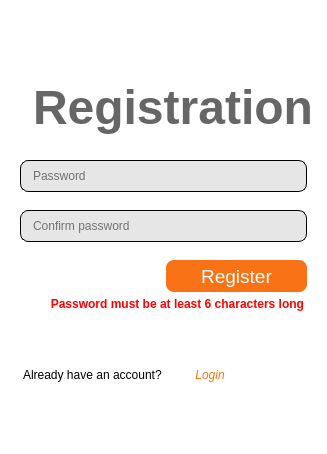
      <widget class="QWidget" name="registration_page4">
       <property name="styleSheet">
        <string notr="true">QWidget {
background-color: white;
}</string>
       </property>
       <layout class="QVBoxLayout" name="verticalLayout_11">
        <property name="spacing">
         <number>0</number>
        </property>
        <property name="leftMargin">
         <number>0</number>
        </property>
        <property name="topMargin">
         <number>0</number>
        </property>
        <property name="rightMargin">
         <number>0</number>
        </property>
        <property name="bottomMargin">
         <number>0</number>
        </property>
        <item>
         <layout class="QVBoxLayout" name="verticalLayout_10">
          <property name="spacing">
           <number>5</number>
          </property>
          <item>
           <spacer name="verticalSpacer_26">
            <property name="orientation">
             <enum>Qt::Vertical</enum>
            </property>
            <property name="sizeType">
             <enum>QSizePolicy::Preferred</enum>
            </property>
            <property name="sizeHint" stdset="0">
             <size>
              <width>20</width>
              <height>80</height>
             </size>
            </property>
           </spacer>
          </item>
          <item>
           <widget class="QLabel" name="registerLabel_5">
            <property name="font">
             <font>
              <family>Segoe UI</family>
              <pointsize>36</pointsize>
              <italic>false</italic>
              <bold>true</bold>
              <kerning>true</kerning>
             </font>
            </property>
            <property name="styleSheet">
             <string notr="true">QLabel {
color: rgb(102, 102, 102);
margin-left: 20px;
margin-bottom: 20px;
background: transparent;
}</string>
            </property>
            <property name="text">
             <string>Registration</string>
            </property>
           </widget>
          </item>
          <item>
           <widget class="QLineEdit" name="passwordRegister">
            <property name="styleSheet">
             <string notr="true">QLineEdit {
border: 1px solid black;
border-radius: 8px;
color: black;
padding-left: 10px;
padding-right: 10px;
background-color: rgb(230, 230, 230);
height: 30px;
margin-left: 20px;
margin-right: 20px;
}

QLineEdit:focus {
border: 2px solid black;
}</string>
            </property>
            <property name="text">
             <string/>
            </property>
            <property name="echoMode">
             <enum>QLineEdit::PasswordEchoOnEdit</enum>
            </property>
            <property name="placeholderText">
             <string>Password</string>
            </property>
            <property name="clearButtonEnabled">
             <bool>false</bool>
            </property>
           </widget>
          </item>
          <item>
           <spacer name="verticalSpacer_27">
            <property name="orientation">
             <enum>Qt::Vertical</enum>
            </property>
            <property name="sizeType">
             <enum>QSizePolicy::Preferred</enum>
            </property>
            <property name="sizeHint" stdset="0">
             <size>
              <width>20</width>
              <height>13</height>
             </size>
            </property>
           </spacer>
          </item>
          <item>
           <widget class="QLineEdit" name="confirmPassword">
            <property name="styleSheet">
             <string notr="true">QLineEdit {
border: 1px solid black;
border-radius: 8px;
color: black;
padding-left: 10px;
padding-right: 10px;
background-color: rgb(230, 230, 230);
height: 30px;
margin-left: 20px;
margin-right: 20px;
}

QLineEdit:focus {
border: 2px solid black;
}</string>
            </property>
            <property name="text">
             <string/>
            </property>
            <property name="echoMode">
             <enum>QLineEdit::PasswordEchoOnEdit</enum>
            </property>
            <property name="placeholderText">
             <string>Confirm password</string>
            </property>
            <property name="clearButtonEnabled">
             <bool>false</bool>
            </property>
           </widget>
          </item>
          <item>
           <spacer name="verticalSpacer_28">
            <property name="orientation">
             <enum>Qt::Vertical</enum>
            </property>
            <property name="sizeType">
             <enum>QSizePolicy::Preferred</enum>
            </property>
            <property name="sizeHint" stdset="0">
             <size>
              <width>13</width>
              <height>13</height>
             </size>
            </property>
           </spacer>
          </item>
          <item>
           <layout class="QHBoxLayout" name="horizontalLayout_3">
            <item>
             <widget class="QPushButton" name="backPassword">
              <property name="font">
               <font>
                <pointsize>12</pointsize>
               </font>
              </property>
              <property name="styleSheet">
               <string notr="true">QPushButton {
background: transparent;
color: black;
border-radius: 8px;
margin-left: 20px; 
height: 30px;
margin-right: 70%;
}

QPushButton:pressed,
QPushButton:focus {
outline: none;
background: transparent;
}</string>
              </property>
              <property name="text">
               <string/>
              </property>
              <property name="icon">
               <iconset resource="Images.qrc">
                <normaloff>:/icons/content/arrow_back.svg</normaloff>:/icons/content/arrow_back.svg</iconset>
              </property>
              <property name="iconSize">
               <size>
                <width>20</width>
                <height>20</height>
               </size>
              </property>
             </widget>
            </item>
            <item>
             <widget class="QPushButton" name="registerButton">
              <property name="font">
               <font>
                <pointsize>14</pointsize>
               </font>
              </property>
              <property name="styleSheet">
               <string notr="true">QPushButton {
border-radius: 8px;
margin-right:  20px;
background-color: rgb(249, 115, 22);
height: 32px;
color: white;
}
QPushButton:pressed {
background-color: rgb(126, 42, 0)
}</string>
              </property>
              <property name="text">
               <string>Register</string>
              </property>
             </widget>
            </item>
           </layout>
          </item>
          <item>
           <layout class="QVBoxLayout" name="verticalLayout_6">
            <item>
             <widget class="QLabel" name="registerErrorLabel">
              <property name="font">
               <font>
                <bold>true</bold>
               </font>
              </property>
              <property name="autoFillBackground">
               <bool>false</bool>
              </property>
              <property name="styleSheet">
               <string notr="true">QLabel {
color: red;
margin-right: 20px;
margin-left: 20px;
background: transparent;
}</string>
              </property>
              <property name="text">
               <string>Password must be at least 6 characters long</string>
              </property>
              <property name="textFormat">
               <enum>Qt::AutoText</enum>
              </property>
              <property name="alignment">
               <set>Qt::AlignRight|Qt::AlignTrailing|Qt::AlignVCenter</set>
              </property>
              <property name="wordWrap">
               <bool>true</bool>
              </property>
              <property name="openExternalLinks">
               <bool>false</bool>
              </property>
             </widget>
            </item>
           </layout>
          </item>
          <item>
           <spacer name="verticalSpacer_29">
            <property name="orientation">
             <enum>Qt::Vertical</enum>
            </property>
            <property name="sizeHint" stdset="0">
             <size>
              <width>20</width>
              <height>40</height>
             </size>
            </property>
           </spacer>
          </item>
          <item>
           <layout class="QHBoxLayout" name="horizontalLayout_12">
            <item>
             <widget class="QLabel" name="label_11">
              <property name="font">
               <font>
                <family>Segoe UI</family>
                <italic>false</italic>
               </font>
              </property>
              <property name="styleSheet">
               <string notr="true">QLabel {
margin-left: 20px;
color: black;
background: transparent;}</string>
              </property>
              <property name="text">
               <string>Already have an account?</string>
              </property>
             </widget>
            </item>
            <item>
             <widget class="QPushButton" name="loginGoTo_5">
              <property name="font">
               <font>
                <italic>true</italic>
               </font>
              </property>
              <property name="styleSheet">
               <string notr="true">QPushButton {
height: 30px;
color: rgb(249, 115, 22);
}</string>
              </property>
              <property name="text">
               <string>Login</string>
              </property>
              <property name="flat">
               <bool>true</bool>
              </property>
             </widget>
            </item>
            <item>
             <spacer name="horizontalSpacer_8">
              <property name="orientation">
               <enum>Qt::Horizontal</enum>
              </property>
              <property name="sizeType">
               <enum>QSizePolicy::Expanding</enum>
              </property>
              <property name="sizeHint" stdset="0">
               <size>
                <width>60</width>
                <height>20</height>
               </size>
              </property>
             </spacer>
            </item>
           </layout>
          </item>
          <item>
           <spacer name="verticalSpacer_30">
            <property name="orientation">
             <enum>Qt::Vertical</enum>
            </property>
            <property name="sizeType">
             <enum>QSizePolicy::Preferred</enum>
            </property>
            <property name="sizeHint" stdset="0">
             <size>
              <width>20</width>
              <height>60</height>
             </size>
            </property>
           </spacer>
          </item>
         </layout>
        </item>
       </layout>
      </widget>
